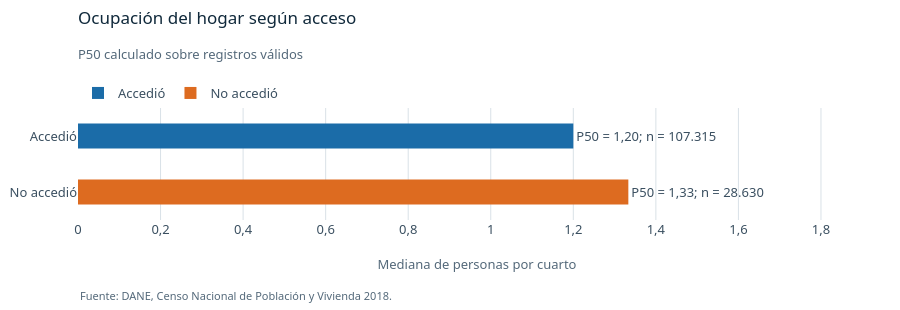

Notebook source saved alongside this figure:
### Markdown cell above
En la ejecución verificada, la mediana fue 4 cuartos, 4 personas y 1,25 personas por cuarto.
La mediana es el percentil 50: la mitad de las observaciones válidas queda en ese valor o por
debajo. La media de personas por cuarto fue 1,37 y el máximo 17, lo que muestra una cola derecha.
El histograma recorta el eje horizontal para ver la forma central; la tabla conserva los máximos
sin recortar.

### Code cell
resumen_ocupacion = (df_eda.groupby("ACCESO")["PERS_POR_CUARTO"]
                     .agg(n="count", mediana="median").reindex(orden_acceso))
fig = go.Figure()
for grupo, fila in resumen_ocupacion.iterrows():
    fig.add_trace(go.Bar(
        x=[fila["mediana"]], y=[grupo], orientation="h", width=0.45, name=grupo,
        marker_color=colores_acceso[grupo],
        text=[f"P50 = {dec_es(fila['mediana'])}; n = {entero_es(fila['n'])}"],
        textposition="outside", cliponaxis=False,
        hovertemplate="%{y}<br>Mediana: %{x:.2f} personas por cuarto<extra></extra>",
    ))
fig.update_layout(showlegend=True)
fig.update_yaxes(autorange="reversed", showgrid=False)
fig.update_xaxes(range=[0, max(1.8, resumen_ocupacion["mediana"].max() + 0.6)], title_text="Mediana de personas por cuarto")
rotular(fig, "Ocupación del hogar según acceso", "P50 calculado sobre registros válidos", FUENTE)
mostrar_figura(fig, "03_mediana_hogar_acceso", FIG_DIR, alto=310)

def descriptivos_por_acceso(col):
    return (df_eda.groupby("ACCESO")[col].describe()
            .rename(columns={"count": "n válido", "mean": "media", "std": "desv. estándar",
                             "min": "mínimo", "25%": "Q1", "50%": "mediana (P50)",
                             "75%": "Q3", "max": "máximo"})
            .reindex(orden_acceso).round(3))

mostrar(descriptivos_por_acceso("PERS_POR_CUARTO"), "Personas por cuarto según acceso")

### Figure 1 — Plotly figure (JSON) as saved in the notebook; plotly's stock layout.template omitted (floating-point values rounded to 4 significant figures)
{"data": [{"cliponaxis": false, "hovertemplate": "%{y}<br>Mediana: %{x:.2f} personas por cuarto<extra></extra>", "marker": {"color": "#1B6CA8"}, "name": "Accedió", "orientation": "h", "text": ["P50 = 1,20; n = 107.315"], "textposition": "outside", "type": "bar", "width": 0.45, "x": [1.2], "y": ["Accedió"]}, {"cliponaxis": false, "hovertemplate": "%{y}<br>Mediana: %{x:.2f} personas por cuarto<extra></extra>", "marker": {"color": "#DD6B20"}, "name": "No accedió", "orientation": "h", "text": ["P50 = 1,33; n = 28.630"], "textposition": "outside", "type": "bar", "width": 0.45, "x": [1.333], "y": ["No accedió"]}], "layout": {"annotations": [{"align": "left", "font": {"color": "#54697A", "size": 11}, "showarrow": false, "text": "Fuente: DANE, Censo Nacional de Población y Vivienda 2018.", "x": 0, "xanchor": "left", "xref": "paper", "y": 0, "yanchor": "top", "yref": "paper", "yshift": -66}], "height": 310, "margin": {"b": 90, "t": 108}, "showlegend": true, "title": {"font": {"color": "#10293B", "size": 17}, "pad": {"t": 12}, "subtitle": {"font": {"color": "#54697A", "size": 13}, "text": "P50 calculado sobre registros válidos"}, "text": "Ocupación del hogar según acceso", "x": 0, "xanchor": "left", "xref": "paper", "y": 1, "yanchor": "top", "yref": "container"}, "xaxis": {"range": [0, 1.933], "title": {"text": "Mediana de personas por cuarto"}}, "yaxis": {"autorange": "reversed", "showgrid": false}}}
